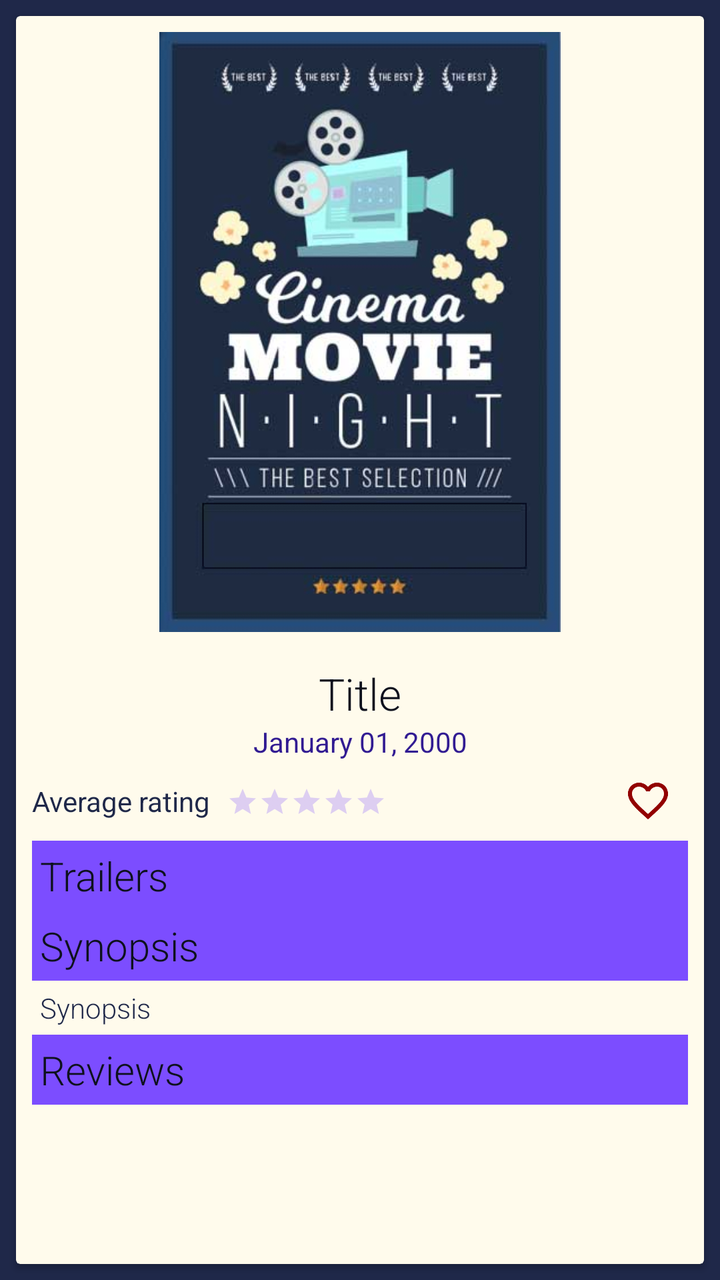
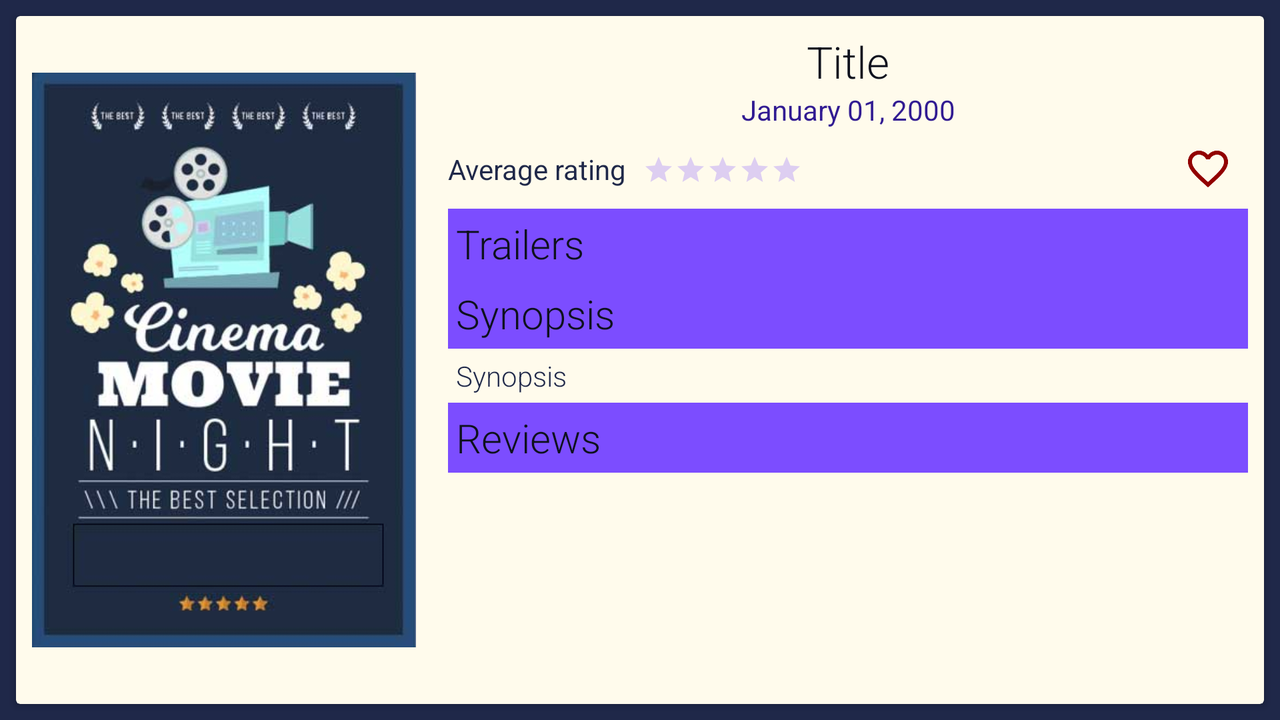

An Android layout and its configuration variant, each rendered on a device that would load it. The default file and the variant file are quoted in full after the pictures.
<!-- AndroidManifest.xml: application theme AppTheme -->
<!-- res/layout/movie_details.xml -->
<?xml version="1.0" encoding="utf-8"?>
<FrameLayout xmlns:android="http://schemas.android.com/apk/res/android"
    xmlns:app="http://schemas.android.com/apk/res-auto"
    xmlns:tools="http://schemas.android.com/tools"
    android:layout_width="match_parent"
    android:layout_height="match_parent"
    tools:context=".MovieDetails">

    <android.support.v7.widget.CardView
        android:layout_width="match_parent"
        android:layout_height="match_parent"
        android:layout_margin="@dimen/small_space"
        app:cardBackgroundColor="@color/colorCandyWhite">

        <LinearLayout
            android:layout_width="match_parent"
            android:layout_height="wrap_content"
            android:gravity="center"
            android:orientation="vertical">

            <ImageView
                android:id="@+id/detail_poster"
                android:layout_width="match_parent"
                android:layout_height="@dimen/poster_height"
                android:layout_margin="@dimen/small_space"
                android:contentDescription="@string/no_text"
                android:scaleType="fitCenter"
                app:srcCompat="@drawable/movie_night_poster" />

            <ScrollView
                android:layout_width="match_parent"
                android:layout_height="match_parent"
                android:padding="@dimen/small_space">

                <LinearLayout
                    android:layout_width="match_parent"
                    android:layout_height="wrap_content"
                    android:orientation="vertical">

                    <TextView
                        android:id="@+id/detail_title"
                        android:layout_width="match_parent"
                        android:layout_height="wrap_content"
                        android:fontFamily="sans-serif-light"
                        android:text="@string/title"
                        android:textAlignment="center"
                        android:textAppearance="@style/TextAppearance.AppCompat.Large"
                        android:textColor="@color/colorPrimary"
                        android:textSize="@dimen/text_title" />

                    <TextView
                        android:id="@+id/detail_date"
                        android:layout_width="match_parent"
                        android:layout_height="wrap_content"
                        android:text="@string/date_dummy"
                        android:textAlignment="center"
                        android:textColor="@color/colorPrimaryDark" />

                    <android.support.constraint.ConstraintLayout
                        android:id="@+id/layout"
                        android:layout_width="match_parent"
                        android:layout_height="wrap_content">

                        <TextView
                            android:id="@+id/detail_rating_text"
                            android:layout_width="wrap_content"
                            android:layout_height="wrap_content"
                            android:text="@string/rating"
                            android:textColor="@color/colorBackground"
                            app:layout_constraintBottom_toBottomOf="parent"
                            app:layout_constraintStart_toStartOf="parent"
                            app:layout_constraintTop_toTopOf="parent" />

                        <RatingBar
                            android:id="@+id/detail_rating"
                            style="@style/Widget.AppCompat.RatingBar.Small"
                            android:layout_width="wrap_content"
                            android:layout_height="wrap_content"
                            android:layout_marginStart="8dp"
                            android:layout_marginBottom="1dp"
                            android:isIndicator="true"
                            android:numStars="5"
                            android:stepSize="0.1"
                            app:layout_constraintBottom_toBottomOf="@+id/detail_rating_text"
                            app:layout_constraintStart_toEndOf="@+id/detail_rating_text" />

                        <ImageView
                            android:id="@+id/detail_favorite"
                            android:layout_width="wrap_content"
                            android:layout_height="wrap_content"
                            android:contentDescription="@string/no_text"
                            android:padding="@dimen/small_space"
                            app:layout_constraintBottom_toBottomOf="parent"
                            app:layout_constraintEnd_toEndOf="parent"
                            app:layout_constraintTop_toTopOf="parent"
                            app:srcCompat="@drawable/ic_favorite_border_24dp" />

                    </android.support.constraint.ConstraintLayout>

                    <TextView
                        android:id="@+id/title_trailers"
                        android:layout_width="match_parent"
                        android:layout_height="wrap_content"
                        android:background="@color/colorPrimaryLight"
                        android:fontFamily="sans-serif-light"
                        android:padding="@dimen/tiny_space"
                        android:text="@string/title_trailers"
                        android:textColor="@color/colorPrimary"
                        android:textSize="@dimen/text_heading" />

                    <android.support.v7.widget.RecyclerView
                        android:id="@+id/detail_trailers_rv"
                        android:layout_width="match_parent"
                        android:layout_height="wrap_content">

                    </android.support.v7.widget.RecyclerView>

                    <TextView
                        android:id="@+id/title_synopsis"
                        android:layout_width="match_parent"
                        android:layout_height="wrap_content"
                        android:background="@color/colorPrimaryLight"
                        android:fontFamily="sans-serif-light"
                        android:padding="@dimen/tiny_space"
                        android:text="@string/title_synopsis"
                        android:textColor="@color/colorPrimary"
                        android:textSize="@dimen/text_heading" />

                    <TextView
                        android:id="@+id/detail_synopsis"
                        android:layout_width="match_parent"
                        android:layout_height="wrap_content"
                        android:fontFamily="sans-serif-light"
                        android:padding="@dimen/tiny_space"
                        android:text="@string/no_text"
                        android:textAppearance="@style/TextAppearance.AppCompat.Medium"
                        android:textColor="@color/colorBackground"
                        android:textSize="14sp"
                        tools:text="@string/title_synopsis" />

                    <TextView
                        android:id="@+id/title_reviews"
                        android:layout_width="match_parent"
                        android:layout_height="wrap_content"
                        android:background="@color/colorPrimaryLight"
                        android:fontFamily="sans-serif-light"
                        android:padding="@dimen/tiny_space"
                        android:text="@string/title_reviews"
                        android:textColor="@color/colorPrimary"
                        android:textSize="@dimen/text_heading" />

                    <android.support.v7.widget.RecyclerView
                        android:id="@+id/detail_reviews_rv"
                        android:layout_width="match_parent"
                        android:layout_height="wrap_content">

                    </android.support.v7.widget.RecyclerView>
                </LinearLayout>
            </ScrollView>

        </LinearLayout>

    </android.support.v7.widget.CardView>

</FrameLayout>
<!-- resources referenced by this layout -->
<resources>
  <color name="colorBackground">#1F2849</color>
  <color name="colorCandyWhite">#FFFBEC</color>
  <color name="colorPrimary">#0E111D</color>
  <color name="colorPrimaryDark">#311B92</color>
  <color name="colorPrimaryLight">#7C4DFF</color>
  <dimen name="poster_height">300dp</dimen>
  <dimen name="small_space">8dp</dimen>
  <dimen name="text_heading">20sp</dimen>
  <dimen name="text_title">22sp</dimen>
  <dimen name="tiny_space">4dp</dimen>
  <!-- drawable ic_favorite_border_24dp (drawable) -->
  <vector android:height="24dp" android:tint="#920000"
      android:viewportHeight="24.0" android:viewportWidth="24.0"
      android:width="24dp" xmlns:android="http://schemas.android.com/apk/res/android">
      <path android:fillColor="#FF000000" android:pathData="M16.5,3c-1.74,0 -3.41,0.81 -4.5,2.09C10.91,3.81 9.24,3 7.5,3 4.42,3 2,5.42 2,8.5c0,3.78 3.4,6.86 8.55,11.54L12,21.35l1.45,-1.32C18.6,15.36 22,12.28 22,8.5 22,5.42 19.58,3 16.5,3zM12.1,18.55l-0.1,0.1 -0.1,-0.1C7.14,14.24 4,11.39 4,8.5 4,6.5 5.5,5 7.5,5c1.54,0 3.04,0.99 3.57,2.36h1.87C13.46,5.99 14.96,5 16.5,5c2,0 3.5,1.5 3.5,3.5 0,2.89 -3.14,5.74 -7.9,10.05z"/>
  </vector>
  <!-- drawable movie_night_poster: jpg bitmap (drawable-xxxhdpi, 20710 bytes) -->
  <string name="date_dummy">January 01, 2000</string>
  <string name="no_text"> </string>
  <string name="rating">Average rating</string>
  <string name="title">Title</string>
  <string name="title_reviews">Reviews</string>
  <string name="title_synopsis">Synopsis</string>
  <string name="title_trailers">Trailers</string>
  <style name="AppTheme" parent="Theme.AppCompat.DayNight.DarkActionBar">
      
          <item name="android:colorBackground">@color/colorBackground</item>
          <item name="colorPrimary">@color/colorPrimary</item>
          <item name="colorPrimaryDark">@color/colorPrimaryDark</item>
          <item name="colorAccent">@color/colorAccent</item>
          <item name="android:textColor">@color/colorPrimaryHiLight</item>
          <item name="android:textColorSecondary">@color/colorPrimaryLight</item>
          <item name="android:preferenceStyle">@style/Preference.PreferenceScreen</item>
          <item name="preferenceTheme">@style/PreferenceFragment</item>
      </style>
  <color name="colorAccent">#FFAB00</color>
  <color name="colorPrimaryHiLight">#F9FBE7</color>
</resources>
<!-- res/layout-land/movie_details.xml (the repository's variant of the layout above) -->
<!-- drawn on the phone turned sideways -->
<?xml version="1.0" encoding="utf-8"?>
<FrameLayout xmlns:android="http://schemas.android.com/apk/res/android"
    xmlns:app="http://schemas.android.com/apk/res-auto"
    xmlns:tools="http://schemas.android.com/tools"
    android:layout_width="match_parent"
    android:layout_height="match_parent">

    <android.support.v7.widget.CardView
        android:layout_width="match_parent"
        android:layout_height="match_parent"
        android:layout_margin="@dimen/small_space"
        app:cardBackgroundColor="@color/colorCandyWhite">

        <LinearLayout
            android:layout_width="match_parent"
            android:layout_height="match_parent"
            android:baselineAligned="false"
            android:orientation="horizontal">

            <ImageView
                android:id="@+id/detail_poster"
                android:layout_width="match_parent"
                android:layout_height="match_parent"
                android:layout_margin="@dimen/small_space"
                android:layout_weight="1"
                android:contentDescription="@string/no_text"
                android:scaleType="fitCenter"
                app:srcCompat="@drawable/movie_night_poster" />

            <ScrollView
                android:layout_width="match_parent"
                android:layout_height="match_parent"
                android:layout_weight=".5"
                android:padding="@dimen/small_space">

                <LinearLayout
                    android:layout_width="match_parent"
                    android:layout_height="wrap_content"
                    android:orientation="vertical">

                    <TextView
                        android:id="@+id/detail_title"
                        android:layout_width="match_parent"
                        android:layout_height="wrap_content"
                        android:fontFamily="sans-serif-light"
                        android:text="@string/title"
                        android:textAlignment="center"
                        android:textAppearance="@style/TextAppearance.AppCompat.Large"
                        android:textColor="@color/colorPrimary"
                        android:textSize="@dimen/text_title" />

                    <TextView
                        android:id="@+id/detail_date"
                        android:layout_width="match_parent"
                        android:layout_height="wrap_content"
                        android:text="@string/date_dummy"
                        android:textAlignment="center"
                        android:textColor="@color/colorPrimaryDark" />

                    <android.support.constraint.ConstraintLayout
                        android:id="@+id/layout"
                        android:layout_width="match_parent"
                        android:layout_height="wrap_content">

                        <TextView
                            android:id="@+id/detail_rating_text"
                            android:layout_width="wrap_content"
                            android:layout_height="wrap_content"
                            android:text="@string/rating"
                            android:textColor="@color/colorBackground"
                            app:layout_constraintBottom_toBottomOf="parent"
                            app:layout_constraintStart_toStartOf="parent"
                            app:layout_constraintTop_toTopOf="parent" />

                        <RatingBar
                            android:id="@+id/detail_rating"
                            style="@style/Widget.AppCompat.RatingBar.Small"
                            android:layout_width="wrap_content"
                            android:layout_height="wrap_content"
                            android:layout_marginStart="8dp"
                            android:layout_marginBottom="1dp"
                            android:isIndicator="true"
                            android:numStars="5"
                            android:stepSize="0.1"
                            app:layout_constraintBottom_toBottomOf="@+id/detail_rating_text"
                            app:layout_constraintStart_toEndOf="@+id/detail_rating_text" />

                        <ImageView
                            android:id="@+id/detail_favorite"
                            android:layout_width="wrap_content"
                            android:layout_height="wrap_content"
                            android:contentDescription="@string/no_text"
                            android:padding="@dimen/small_space"
                            app:layout_constraintBottom_toBottomOf="parent"
                            app:layout_constraintEnd_toEndOf="parent"
                            app:layout_constraintTop_toTopOf="parent"
                            app:srcCompat="@drawable/ic_favorite_border_24dp" />

                    </android.support.constraint.ConstraintLayout>

                    <TextView
                        android:id="@+id/title_trailers"
                        android:layout_width="match_parent"
                        android:layout_height="wrap_content"
                        android:background="@color/colorPrimaryLight"
                        android:fontFamily="sans-serif-light"
                        android:padding="@dimen/tiny_space"
                        android:text="@string/title_trailers"
                        android:textColor="@color/colorPrimary"
                        android:textSize="@dimen/text_heading" />

                    <android.support.v7.widget.RecyclerView
                        android:id="@+id/detail_trailers_rv"
                        android:layout_width="match_parent"
                        android:layout_height="wrap_content">

                    </android.support.v7.widget.RecyclerView>

                    <TextView
                        android:id="@+id/title_synopsis"
                        android:layout_width="match_parent"
                        android:layout_height="wrap_content"
                        android:background="@color/colorPrimaryLight"
                        android:fontFamily="sans-serif-light"
                        android:padding="@dimen/tiny_space"
                        android:text="@string/title_synopsis"
                        android:textColor="@color/colorPrimary"
                        android:textSize="@dimen/text_heading" />

                    <TextView
                        android:id="@+id/detail_synopsis"
                        android:layout_width="match_parent"
                        android:layout_height="wrap_content"
                        android:fontFamily="sans-serif-light"
                        android:padding="@dimen/tiny_space"
                        android:text="@string/no_text"
                        android:textAppearance="@style/TextAppearance.AppCompat.Medium"
                        android:textColor="@color/colorBackground"
                        android:textSize="14sp"
                        tools:text="@string/title_synopsis" />

                    <TextView
                        android:id="@+id/title_reviews"
                        android:layout_width="match_parent"
                        android:layout_height="wrap_content"
                        android:background="@color/colorPrimaryLight"
                        android:fontFamily="sans-serif-light"
                        android:padding="@dimen/tiny_space"
                        android:text="@string/title_reviews"
                        android:textColor="@color/colorPrimary"
                        android:textSize="@dimen/text_heading" />

                    <android.support.v7.widget.RecyclerView
                        android:id="@+id/detail_reviews_rv"
                        android:layout_width="match_parent"
                        android:layout_height="wrap_content">

                    </android.support.v7.widget.RecyclerView>
                </LinearLayout>
            </ScrollView>

        </LinearLayout>
    </android.support.v7.widget.CardView>
</FrameLayout>
<!-- resources referenced by the variant -->
<!-- as the phone turned sideways resolves them -->
<resources>
  <color name="colorBackground">#1F2849</color>
  <color name="colorCandyWhite">#FFFBEC</color>
  <color name="colorPrimary">#0E111D</color>
  <color name="colorPrimaryDark">#311B92</color>
  <color name="colorPrimaryLight">#7C4DFF</color>
  <dimen name="small_space">8dp</dimen>
  <dimen name="text_heading">20sp</dimen>
  <dimen name="text_title">22sp</dimen>
  <dimen name="tiny_space">4dp</dimen>
  <!-- drawable ic_favorite_border_24dp (drawable) -->
  <vector android:height="24dp" android:tint="#920000"
      android:viewportHeight="24.0" android:viewportWidth="24.0"
      android:width="24dp" xmlns:android="http://schemas.android.com/apk/res/android">
      <path android:fillColor="#FF000000" android:pathData="M16.5,3c-1.74,0 -3.41,0.81 -4.5,2.09C10.91,3.81 9.24,3 7.5,3 4.42,3 2,5.42 2,8.5c0,3.78 3.4,6.86 8.55,11.54L12,21.35l1.45,-1.32C18.6,15.36 22,12.28 22,8.5 22,5.42 19.58,3 16.5,3zM12.1,18.55l-0.1,0.1 -0.1,-0.1C7.14,14.24 4,11.39 4,8.5 4,6.5 5.5,5 7.5,5c1.54,0 3.04,0.99 3.57,2.36h1.87C13.46,5.99 14.96,5 16.5,5c2,0 3.5,1.5 3.5,3.5 0,2.89 -3.14,5.74 -7.9,10.05z"/>
  </vector>
  <!-- drawable movie_night_poster: jpg bitmap (drawable-xxxhdpi, 20710 bytes) -->
  <string name="date_dummy">January 01, 2000</string>
  <string name="no_text"> </string>
  <string name="rating">Average rating</string>
  <string name="title">Title</string>
  <string name="title_reviews">Reviews</string>
  <string name="title_synopsis">Synopsis</string>
  <string name="title_trailers">Trailers</string>
  <style name="AppTheme" parent="Theme.AppCompat.DayNight.DarkActionBar">
      
          <item name="android:colorBackground">@color/colorBackground</item>
          <item name="colorPrimary">@color/colorPrimary</item>
          <item name="colorPrimaryDark">@color/colorPrimaryDark</item>
          <item name="colorAccent">@color/colorAccent</item>
          <item name="android:textColor">@color/colorPrimaryHiLight</item>
          <item name="android:textColorSecondary">@color/colorPrimaryLight</item>
          <item name="android:preferenceStyle">@style/Preference.PreferenceScreen</item>
          <item name="preferenceTheme">@style/PreferenceFragment</item>
      </style>
  <color name="colorAccent">#FFAB00</color>
  <color name="colorPrimaryHiLight">#F9FBE7</color>
</resources>
